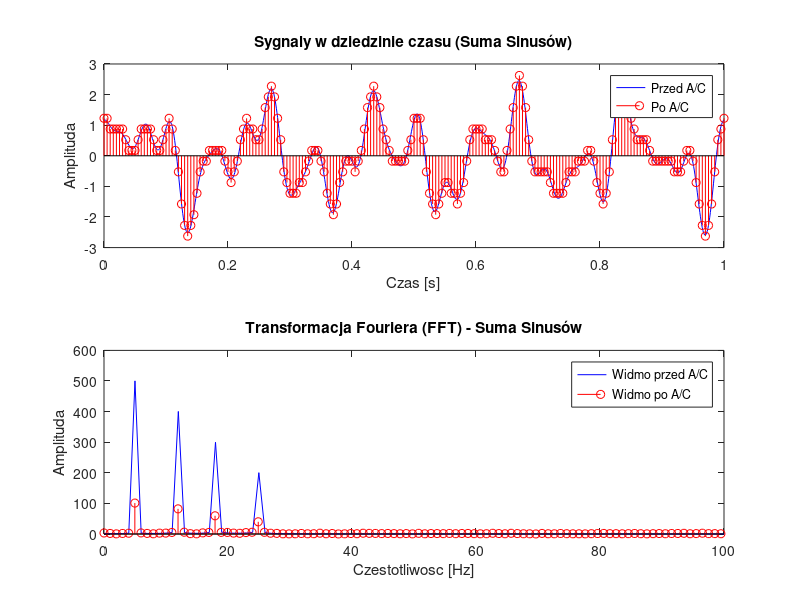
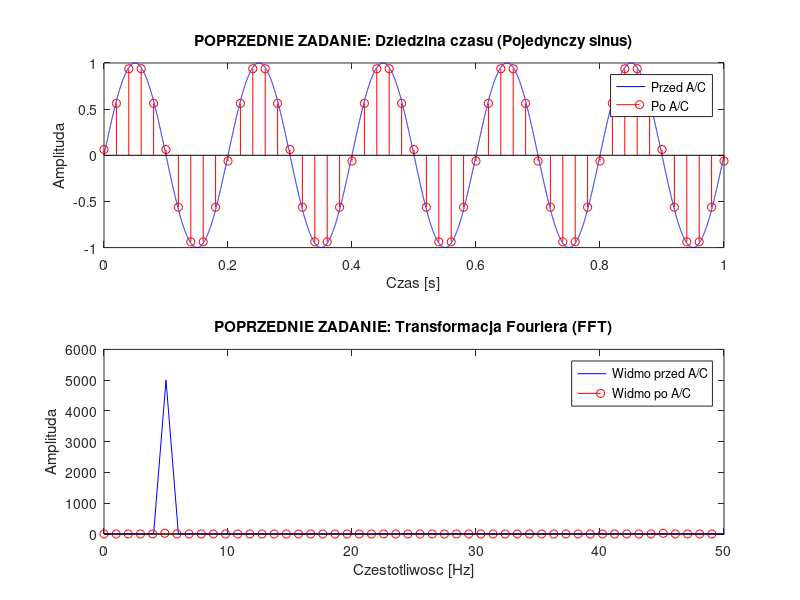

Here is the MATLAB script that generated these plots, in order:
% Punkt 1
liczba_sinusow = 4; 
czestotliwosc_probkowania = 200; 
okres_probkowania = 1/czestotliwosc_probkowania;
czas_ciagly = 0:0.001:1; 
czas_dyskretny = 0:okres_probkowania:1;
f = [5, 12, 18, 25, 33, 41, 55, 65]; 
A = [1, 0.8, 0.6, 0.4, 0.5, 0.3, 0.2, 0.1]; 
P = [0, pi/4, pi/2, pi, 0, pi/3, pi/6, pi/8]; 

sygnal_ciagly = zeros(size(czas_ciagly));
sygnal_dyskretny = zeros(size(czas_dyskretny));

for k = 1:liczba_sinusow
    sygnal_ciagly = sygnal_ciagly + A(k) * sin(2*pi*f(k)*czas_ciagly + P(k));
    sygnal_dyskretny = sygnal_dyskretny + A(k) * sin(2*pi*f(k)*czas_dyskretny + P(k));
end

% Punkt 2
liczba_bitow = 4;
liczba_poziomow = 2^liczba_bitow;

amplituda = sum(A(1:liczba_sinusow)); 
krok_kwantyzacji = 2*amplituda / liczba_poziomow;

indeksy = round((sygnal_dyskretny + amplituda)/krok_kwantyzacji - 0.5);
indeksy = max(0, min(liczba_poziomow-1, indeksy));
sygnal_skwantowany = indeksy * krok_kwantyzacji - amplituda + krok_kwantyzacji/2;

widmo_przed = abs(fft(sygnal_ciagly));
widmo_po = abs(fft(sygnal_skwantowany));

czestotliwosc_symulacji = 1 / (czas_ciagly(2) - czas_ciagly(1));

liczba_probek_ciaglych = length(sygnal_ciagly);
os_czestotliwosci_ciagla = (0 : liczba_probek_ciaglych-1) * (czestotliwosc_symulacji / liczba_probek_ciaglych); 

liczba_probek_dyskretnych = length(sygnal_skwantowany);
os_czestotliwosci_dyskretna = (0 : liczba_probek_dyskretnych-1) * (czestotliwosc_probkowania / liczba_probek_dyskretnych);

figure('Name', 'Nowe Zadanie');
subplot(2,1,1);
plot(czas_ciagly, sygnal_ciagly, 'b'); hold on;
stem(czas_dyskretny, sygnal_skwantowany, 'r');
title('Sygnaly w dziedzinie czasu (Suma Sinusów)');
legend('Przed A/C', 'Po A/C');
xlabel('Czas [s]'); ylabel('Amplituda');

subplot(2,1,2);
plot(os_czestotliwosci_ciagla, widmo_przed, 'b'); hold on;
stem(os_czestotliwosci_dyskretna, widmo_po, 'r');
title('Transformacja Fouriera (FFT) - Suma Sinusów');
legend('Widmo przed A/C', 'Widmo po A/C');
xlabel('Czestotliwosc [Hz]'); ylabel('Amplituda');
xlim([0 100]); 

% Punkt 3
czestotliwosc_sygnalu_stara = 5;
amplituda_stara = 1;
czas_ciagly_stary = 0:0.0001:1;
czestotliwosc_probkowania_stara = 50;
okres_probkowania_stary = 1/czestotliwosc_probkowania_stara;
czas_dyskretny_stary = 0:okres_probkowania_stary:1;

sygnal_ciagly_stary = amplituda_stara * sin(2*pi*czestotliwosc_sygnalu_stara*czas_ciagly_stary); 
sygnal_dyskretny_stary = amplituda_stara * sin(2*pi*czestotliwosc_sygnalu_stara*czas_dyskretny_stary);

liczba_bitow_stara = 4;
liczba_poziomow_stara = 2^liczba_bitow_stara;
krok_kwantyzacji_stary = 2*amplituda_stara / liczba_poziomow_stara;

indeksy_stare = round((sygnal_dyskretny_stary + amplituda_stara)/krok_kwantyzacji_stary - 0.5);
indeksy_stare = max(0, min(liczba_poziomow_stara-1, indeksy_stare));
sygnal_skwantowany_stary = indeksy_stare * krok_kwantyzacji_stary - amplituda_stara + krok_kwantyzacji_stary/2;

widmo_przed_stare = abs(fft(sygnal_ciagly_stary));
widmo_po_stare = abs(fft(sygnal_skwantowany_stary));

czestotliwosc_symulacji_stara = 1 / (czas_ciagly_stary(2) - czas_ciagly_stary(1)); 

liczba_probek_ciaglych_starych = length(sygnal_ciagly_stary);
os_czestotliwosci_ciagla_stara = (0 : liczba_probek_ciaglych_starych-1) * (czestotliwosc_symulacji_stara / liczba_probek_ciaglych_starych); 

liczba_probek_dyskretnych_starych = length(sygnal_skwantowany_stary);
os_czestotliwosci_dyskretna_stara = (0 : liczba_probek_dyskretnych_starych-1) * (czestotliwosc_probkowania_stara / liczba_probek_dyskretnych_starych);

figure('Name', 'Poprzednie Zadanie');
subplot(2,1,1);
plot(czas_ciagly_stary, sygnal_ciagly_stary, 'b'); hold on;
stem(czas_dyskretny_stary, sygnal_skwantowany_stary, 'r');
title('POPRZEDNIE ZADANIE: Dziedzina czasu (Pojedynczy sinus)');
legend('Przed A/C', 'Po A/C');
xlabel('Czas [s]'); ylabel('Amplituda');

subplot(2,1,2);
plot(os_czestotliwosci_ciagla_stara, widmo_przed_stare, 'b'); hold on;
stem(os_czestotliwosci_dyskretna_stara, widmo_po_stare, 'r');
title('POPRZEDNIE ZADANIE: Transformacja Fouriera (FFT)');
legend('Widmo przed A/C', 'Widmo po A/C');
xlabel('Czestotliwosc [Hz]'); ylabel('Amplituda');
xlim([0 50]);
